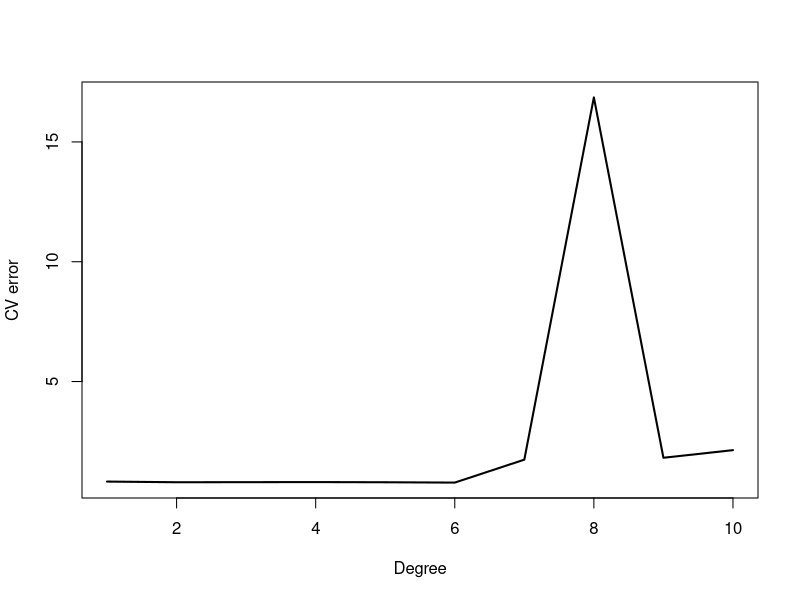
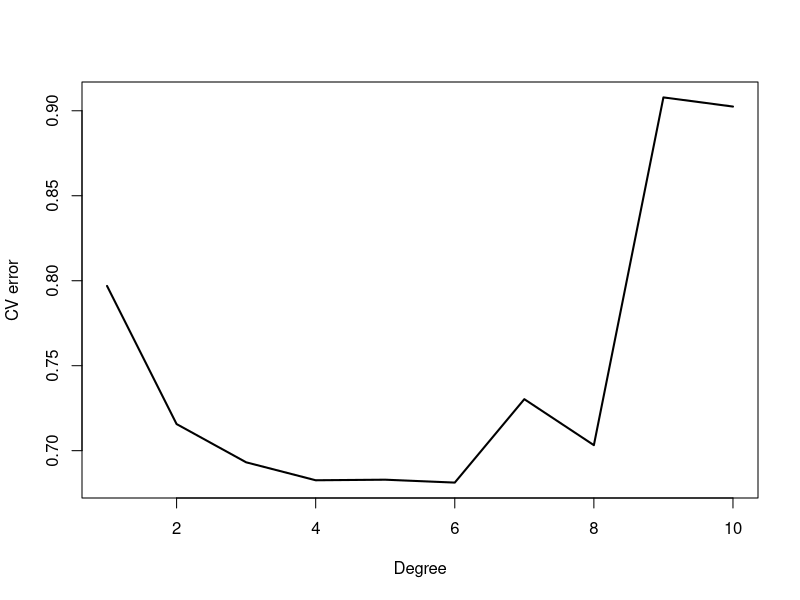
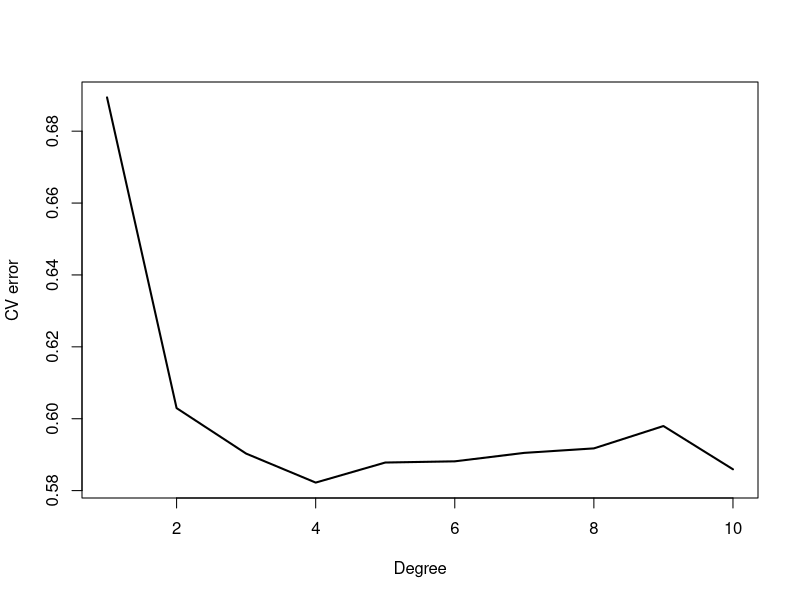
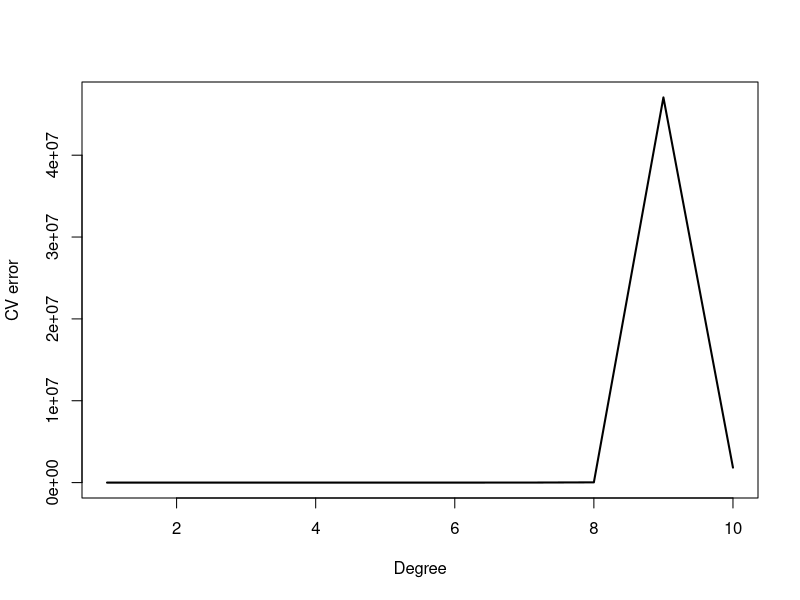
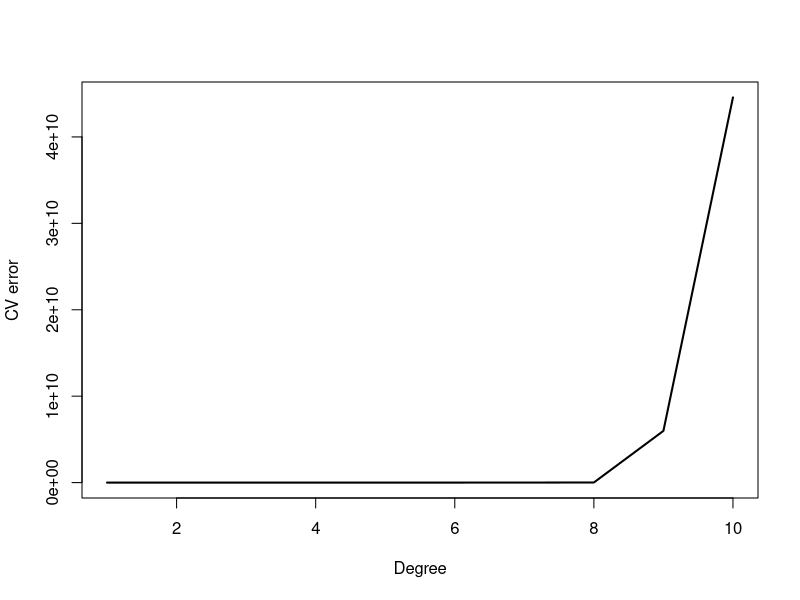
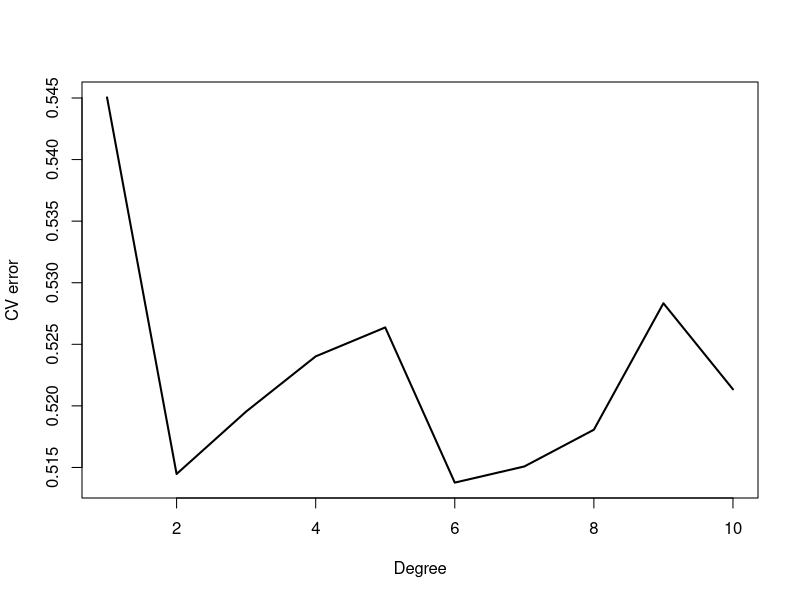
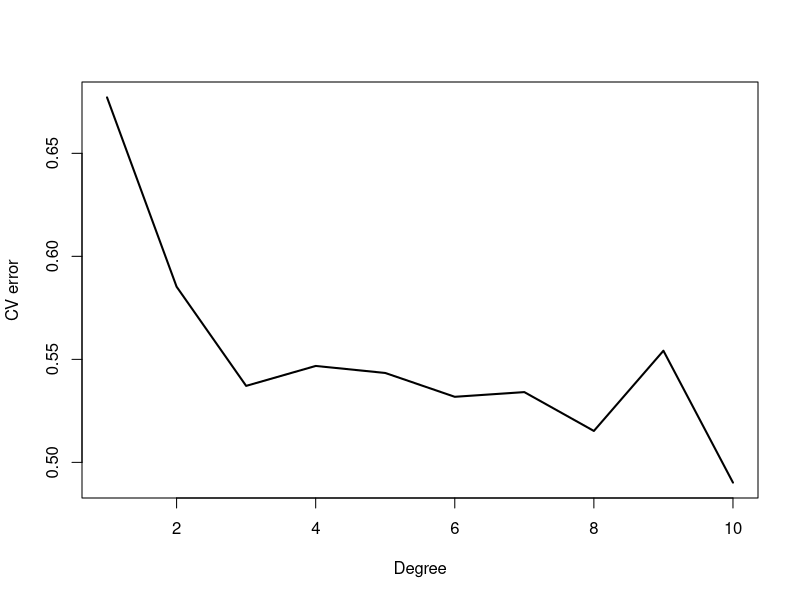
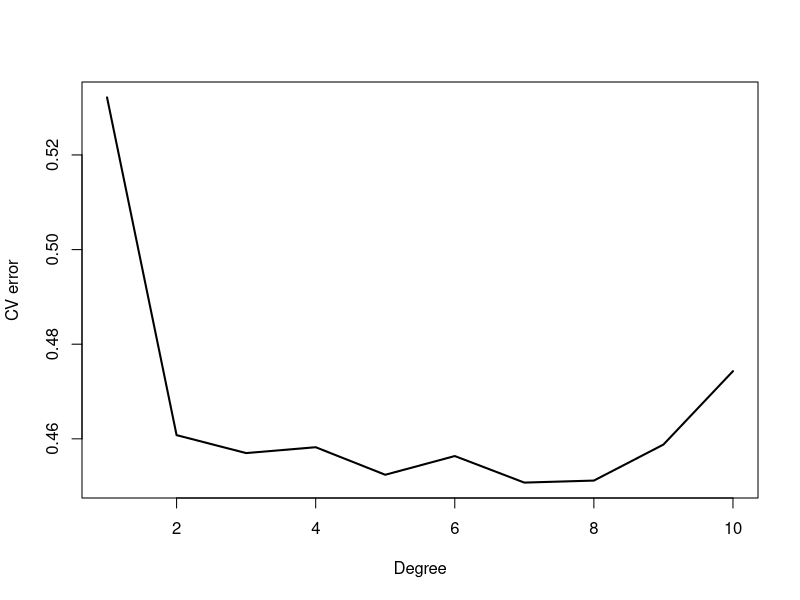

Generate these figures, in order, with R:
## ---- chunk 1
knitr::opts_chunk$set(echo = TRUE)
## ---- chunk 2
# prep data
college = read.csv("College Fall 2021.csv")
college = college[, -c(1, 2, 3)] # delete useless x variable and categorical predictors
table(is.na(college)) # ensure no NAs
# library(mice)
# college = complete(mice(college)) <- fills in NAs (not needed here but good to have for later assignments)
college = scale(college) # scale data set
college = data.frame(college) # ensure college is data frame after scaling
dim(college)
set.seed(1128)
library(caTools)
split = sample(dim(college)[1], 2000 * 0.7,replace = FALSE)
college_train = college[split,]
college_test = college[-split,]
dim(college_train) # ensure split worked
dim(college_test)
## ---- chunk 3
# make least squares model
c_lm = lm(Expend ~., data = college_train)
## ---- chunk 4
lm_training_mse = mean(c_lm$residuals^2)
# lm_training_mse = mean((college_train$Expend - c_lm$fitted.values)^2)
# or
# lm_training_mse = mean((college_train$Expend - predict(c_lm, newdata = college_train))^2)
# all above are equivalent ways of calculating mse
lm_training_mse
## ---- chunk 5
lm_testing_mse = mean((college_test$Expend - predict(c_lm, newdata = college_test))^2)
lm_testing_mse
## ---- chunk 6
# make ridge model
x = model.matrix(Expend ~., data = college_train)
y = college_train$Expend
x_test = model.matrix(Expend ~., data = college_test) # for predicting testing
library(glmnet)
c_ridge = cv.glmnet(x, y, alpha = 0)
c_ridge$lambda.min # best lambda
predict(c_ridge, s = c_ridge$lambda.min, type = "coefficients")
## ---- chunk 7
ridge_training_mse = mean((college_train$Expend - predict(c_ridge, s = c_ridge$lambda.min, newx = x))^2)
ridge_training_mse
## ---- chunk 8
ridge_testing_mse = mean((college_test$Expend - predict(c_ridge, s = c_ridge$lambda.min, newx = x_test))^2)
ridge_testing_mse
## ---- chunk 9
# make lasso model
c_lasso = cv.glmnet(x, y, alpha = 1)
c_lasso$lambda.min # best lambda
predict(c_lasso, s = c_lasso$lambda.min, type = "coefficients")
## ---- chunk 10
lasso_training_mse = mean((college_train$Expend - predict(c_lasso, s = c_lasso$lambda.min, newx = x))^2)
lasso_training_mse
## ---- chunk 11
lasso_testing_mse = mean((college_test$Expend - predict(c_lasso, s = c_lasso$lambda.min, newx = x_test))^2)
lasso_testing_mse
## ---- chunk 12
library(pls)
c_pcr = pcr(Expend ~., data = college_train, scale = TRUE, validation = "CV")
summary(c_pcr)
## ---- chunk 13
pcr_training_mse = mean((college_train$Expend - predict(c_pcr, newdata = college_train, ncomp = 7))^2)
pcr_training_mse
## ---- chunk 14
pcr_testing_mse = mean((college_test$Expend - predict(c_pcr, newdata = college_test, ncomp = 7))^2)
pcr_testing_mse
## ---- chunk 15
library(pls)
c_pls = plsr(Expend ~., data = college_train, scale = TRUE, validation = "CV")
summary(c_pls)
## ---- chunk 16
pls_training_mse = mean((college_train$Expend - predict(c_pls, newdata = college_train, ncomp = 10))^2)
pls_training_mse
## ---- chunk 17
pls_testing_mse = mean((college_test$Expend - predict(c_pls, newdata = college_test, ncomp = 10))^2)
pls_testing_mse
## ---- chunk 18
c_step = step(c_lm,
              direction = "backward",
              k = log(nrow(college_train)))
## ---- chunk 19
c_step_lm = lm(Expend ~ Grad.Rate + Terminal + Top25perc + Accept + Apps + Top10perc + S.F.Ratio + Outstate, data = college_train)
## ---- chunk 20
step_training_mse = mean(c_step_lm$residuals^2)
step_training_mse
## ---- chunk 21
step_testing_mse = mean((college_test$Expend - predict(c_step_lm, newdata = college_test))^2)
step_testing_mse
## ---- chunk 22
library(boot)
all.deltas = rep(NA, 10)
for (i in 1:10) {
 glm.fit = glm(Expend ~ poly(Grad.Rate, i), data = college_train)
 all.deltas[i] = cv.glm(college_train, glm.fit, K = 10)$delta[2]
}
plot(1:10, all.deltas, xlab = "Degree", ylab = "CV error", type = "l", pch = 20, lwd = 2)
## ---- chunk 23
library(boot)
all.deltas = rep(NA, 10)
for (i in 1:10) {
 glm.fit = glm(Expend ~ poly(Terminal, i), data = college_train)
 all.deltas[i] = cv.glm(college_train, glm.fit, K = 10)$delta[2]
}
plot(1:10, all.deltas, xlab = "Degree", ylab = "CV error", type = "l", pch = 20, lwd = 2)
## ---- chunk 24
library(boot)
all.deltas = rep(NA, 10)
for (i in 1:10) {
 glm.fit = glm(Expend ~ poly(Top25perc, i), data = college_train)
 all.deltas[i] = cv.glm(college_train, glm.fit, K = 10)$delta[2]
}
plot(1:10, all.deltas, xlab = "Degree", ylab = "CV error", type = "l", pch = 20, lwd = 2)
## ---- chunk 25
library(boot)
all.deltas = rep(NA, 10)
for (i in 1:10) {
 glm.fit = glm(Expend ~ poly(Accept, i), data = college_train)
 all.deltas[i] = cv.glm(college_train, glm.fit, K = 10)$delta[2]
}
plot(1:10, all.deltas, xlab = "Degree", ylab = "CV error", type = "l", pch = 20, lwd = 2)
## ---- chunk 26
library(boot)
all.deltas = rep(NA, 10)
for (i in 1:10) {
 glm.fit = glm(Expend ~ poly(Apps, i), data = college_train)
 all.deltas[i] = cv.glm(college_train, glm.fit, K = 10)$delta[2]
}
plot(1:10, all.deltas, xlab = "Degree", ylab = "CV error", type = "l", pch = 20, lwd = 2)
## ---- chunk 27
library(boot)
all.deltas = rep(NA, 10)
for (i in 1:10) {
 glm.fit = glm(Expend ~ poly(Top10perc, i), data = college_train)
 all.deltas[i] = cv.glm(college_train, glm.fit, K = 10)$delta[2]
}
plot(1:10, all.deltas, xlab = "Degree", ylab = "CV error", type = "l", pch = 20, lwd = 2)
## ---- chunk 28
library(boot)
all.deltas = rep(NA, 10)
for (i in 1:10) {
 glm.fit = glm(Expend ~ poly(S.F.Ratio, i), data = college_train)
 all.deltas[i] = cv.glm(college_train, glm.fit, K = 10)$delta[2]
}
plot(1:10, all.deltas, xlab = "Degree", ylab = "CV error", type = "l", pch = 20, lwd = 2)
## ---- chunk 29
library(boot)
all.deltas = rep(NA, 10)
for (i in 1:10) {
 glm.fit = glm(Expend ~ poly(Outstate, i), data = college_train)
 all.deltas[i] = cv.glm(college_train, glm.fit, K = 10)$delta[2]
}
plot(1:10, all.deltas, xlab = "Degree", ylab = "CV error", type = "l", pch = 20, lwd = 2)
## ---- chunk 30
library(splines)
c_spline = lm(Expend ~ bs(Grad.Rate, degree = 3) + bs(Terminal, degree = 4) + bs(Top25perc, degree = 5) + bs(Accept, degree = 3) + bs(Apps, degree = 3) + bs(Top10perc, degree = 9) + bs(S.F.Ratio, degree = 9) + bs(Outstate, degree = 3),
              data = college_train)
summary(c_spline)
plot(c_spline)
## ---- chunk 31
gam_training_mse = mean((college_train$Expend - predict(c_spline, newdata = college_train))^2)
gam_training_mse
## ---- chunk 32
gam_testing_mse = mean((college_test$Expend - predict(c_spline, newdata = college_test))^2)
gam_testing_mse
## ---- chunk 33
library(ggplot2)
ggplot(data = college_train, aes(Grad.Rate, Expend)) + geom_point() + geom_smooth()

ggplot(data = college_train, aes(Terminal, Expend)) + geom_point() + geom_smooth()

ggplot(data = college_train, aes(Top25perc, Expend)) + geom_point() + geom_smooth()

ggplot(data = college_train, aes(Accept, Expend)) + geom_point() + geom_smooth()

ggplot(data = college_train, aes(Apps, Expend)) + geom_point() + geom_smooth()

ggplot(data = college_train, aes(Top10perc, Expend)) + geom_point() + geom_smooth()

ggplot(data = college_train, aes(S.F.Ratio, Expend)) + geom_point() + geom_smooth()

ggplot(data = college_train, aes(Outstate, Expend)) + geom_point() + geom_smooth()
## ---- chunk 34
library(reshape)
Approach = c("LS", "Ridge", "Lasso", "PCR", "PLS", "Step", "GAM")
Training_MSEs = c(lm_training_mse, ridge_training_mse, lasso_training_mse, pcr_training_mse, pls_training_mse, step_training_mse, gam_training_mse)
Testing_MSEs = c(lm_testing_mse, ridge_testing_mse, lasso_testing_mse, pcr_testing_mse, pls_testing_mse, step_testing_mse, gam_testing_mse)

plot(Training_MSEs, xlab = "Models", ylab = "Training Accuracy Rate", xaxt = "n")
axis(1, at = 1:7, labels = Approach)

plot(Testing_MSEs, xlab = "Models", ylab = "Testing Accuracy Rate", xaxt = "n")
axis(1, at = 1:7, labels = Approach)
